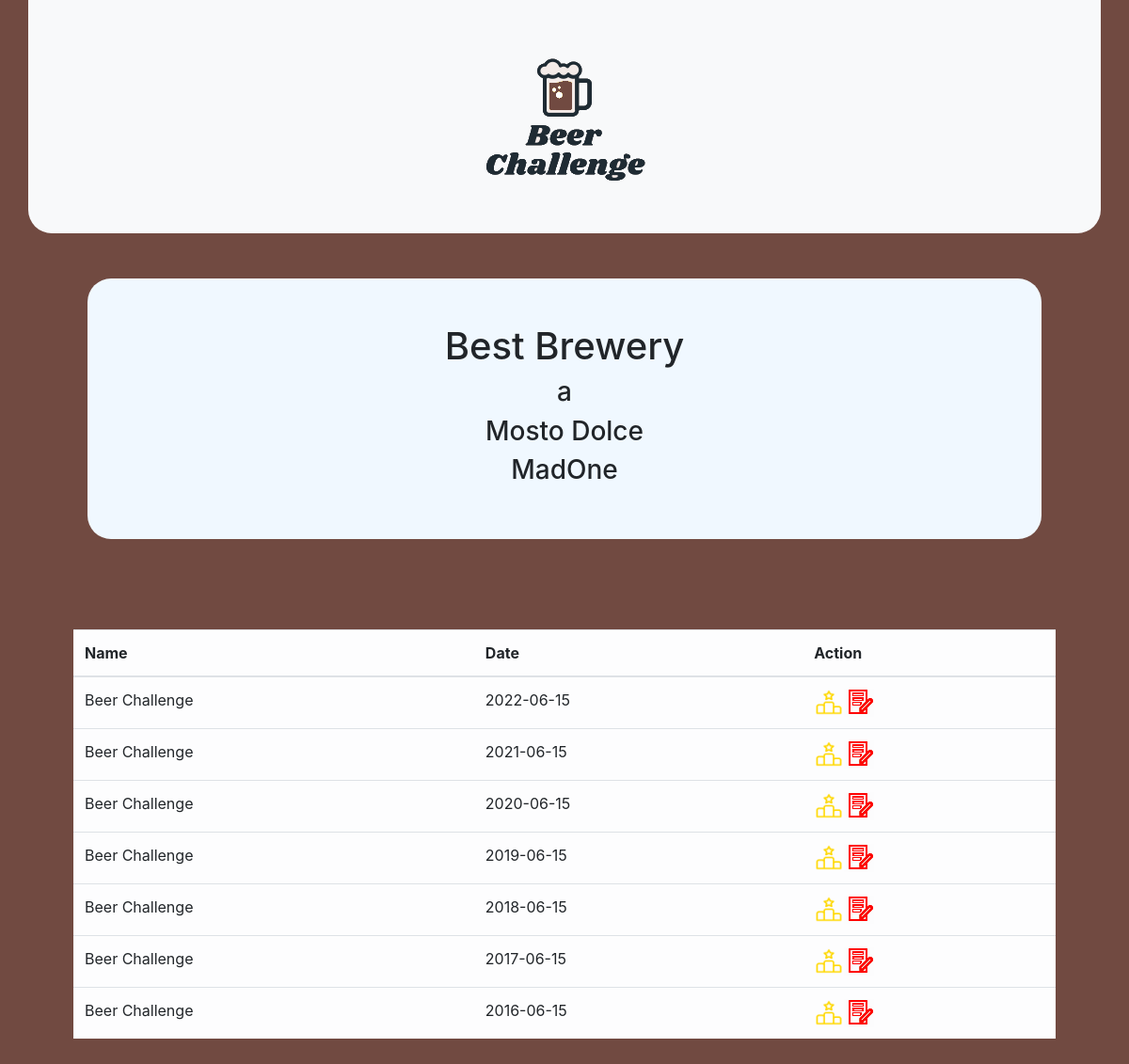
The page /homePage.php on the database its author committed.
### tables this page shows
CREATE TABLE `competition` (
  `id` int(11) NOT NULL,
  `name` varchar(21) NOT NULL,
  `year` int(11) NOT NULL,
  `deadline` date NOT NULL,
  `date` date NOT NULL
);

### homePage.php (the view, shortened to what this page needs)
<?php
  include_once 'connection.php';
  $idBrewery = $_GET['idBrewery'];
?>
<!doctype html>
<html lang="en">
  <head>
    <link rel="stylesheet" href="https://cdn.jsdelivr.net/npm/bootstrap@4.0.0/dist/css/bootstrap.min.css">
    <link rel="stylesheet" href="style.css">
  </head>
  <body>
      <div class="container">
        <div class="navBar row justify-content-center bg-light"><img class="p-4" src="beerChallengeLogo.png">
        </div>
        <div class="bestPanel column text-center p-5 m-5">
            <h1>Best Brewery</h1>
            <?php
              $query = "SELECT brewery.name,COUNT(brewery.id) AS N_victory FROM result
                        JOIN registration ON registration.id = result.idRegistration
                        JOIN beer ON beer.id = registration.idBeer
                        JOIN brewery ON brewery.id = beer.idBrewery
                        WHERE result.position = 1
                        GROUP BY brewery.id
                        HAVING N_victory >= ALL(SELECT COUNT(brewery.id) AS N_victory FROM result
                        JOIN registration ON registration.id = result.idRegistration
                        JOIN beer ON beer.id = registration.idBeer
                        JOIN brewery ON brewery.id = beer.idBrewery
                        WHERE result.position = 1
                        GROUP BY brewery.id)";
              $result = mysqli_query($conn,$query);
              if(mysqli_num_rows($result) > 0){
                while($row = mysqli_fetch_assoc($result)){
                    echo "<h3>" . $row['name'] . "</h3>";
                }
              }
            ?>
        </div>
        <div class="row justify-content-center p-5">
            <table class="table table-light">
                <thead>
                    <tr>
                        <th>Name</th>
                        <th>Date</th>
                        <th>Action</th>
                    </tr>
                </thead>
                <?php
                  $query = "SELECT id,name,date,deadline FROM competition ORDER BY date DESC";
                  $result = mysqli_query($conn,$query);
                  if(mysqli_num_rows($result)>0){
                    while($row = mysqli_fetch_assoc($result)){
                      echo "<tr>";
                      echo "<td>" . $row['name'] . "</td>";
                      echo "<td>" . $row['date'] . "</td>";
                      $deadline = new DateTime($row['deadline']);
                      $thisDate = new DateTime();
                      if($deadline < $thisDate){
                        echo "<td><a href=\"graduatory.php?idCompetition=". $row['id'] ."\"><img src=\"podium.png\"></a>";
                        echo "<img src=\"registration_red.png\"></td>";
                      }else{
                        $vars = array('idCompetition' => $row['id'], 'idBrewery' => $idBrewery);
                        $querystring = http_build_query($vars);
                        $url = "registration.php?" . $querystring;
                        echo "<td><a><img src=\"podium.png\"></a>";
                        echo "<a href=". $url ."><img src=\"registration.png\"></a></td>";
                      }
                      echo "</tr>";
                    }
                  }
                ?>
            </table>
        </div>
      </div>
  </body>
</html>

### style.css (style rules this page uses)
body { margin: 0; padding: 0; background-color:#714a41; }
.navBar { border-bottom-left-radius: 25px; border-bottom-right-radius: 25px; background-color: aliceblue; }
.bestPanel { border-radius: 25px; background-color: aliceblue; }

### rows shown on the page
competition: name "Beer Challenge", date "2022-06-15"
competition: name "Beer Challenge", date "2021-06-15"
competition: name "Beer Challenge", date "2020-06-15"
competition: name "Beer Challenge", date "2019-06-15"
competition: name "Beer Challenge", date "2018-06-15"
competition: name "Beer Challenge", date "2017-06-15"
competition: name "Beer Challenge", date "2016-06-15"

### other values the page prints
$row['name'] "a"
$row['name'] "Mosto Dolce"
$row['name'] "MadOne"
